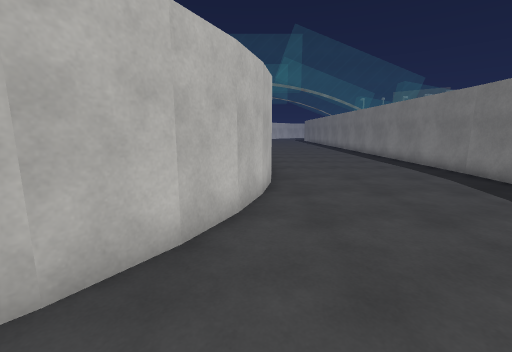
[1] (above)

16 first-person views from a walk through a scene from a Unity 3-D project. The camera is 1.5 m above the floor, tilts 10° down and sees 90° across. The floor is counted in squares, 1 m on a side. Each view is taken from the middle of a square. On the plan, view 1 faces up. The plan holds only what a view shows up to about 13 squares ahead; the rest is blank. The place goes on beyond the plan. Some surface patterns are stand-ins.

[2]
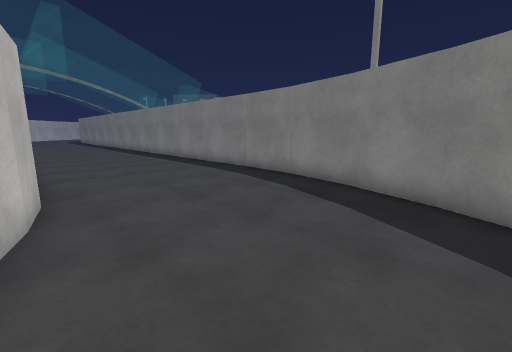

[3]
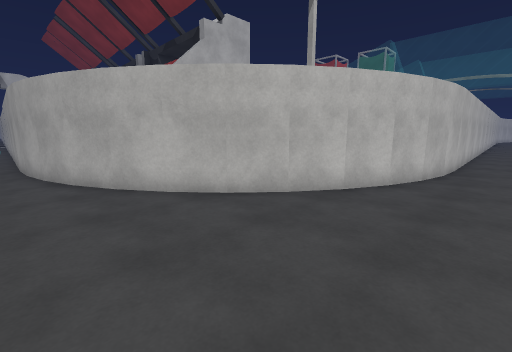

[4]
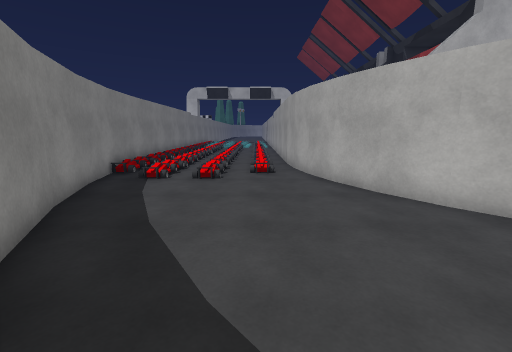

[5]
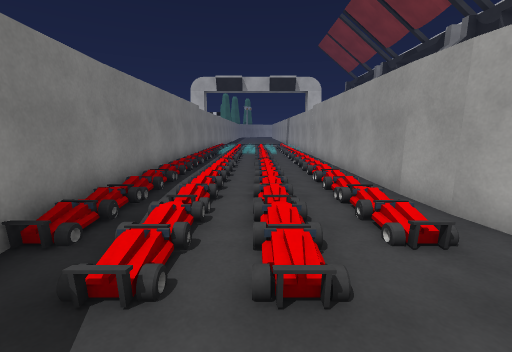

[6]
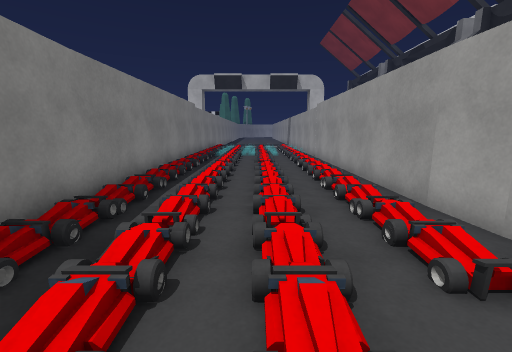

[7]
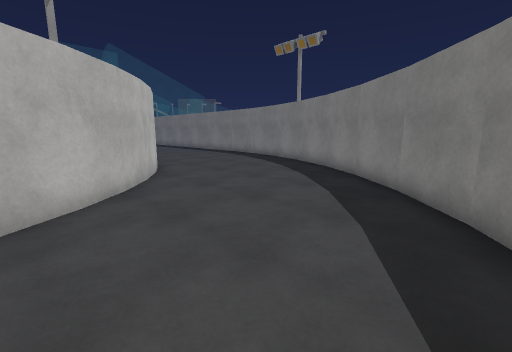

[8]
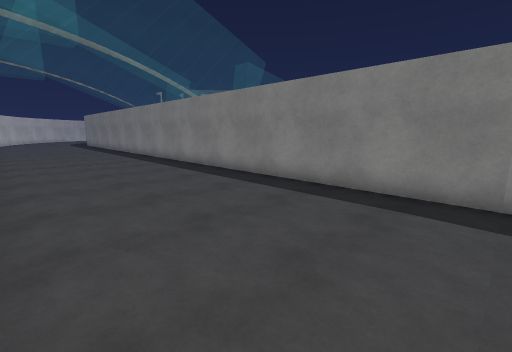

[9]
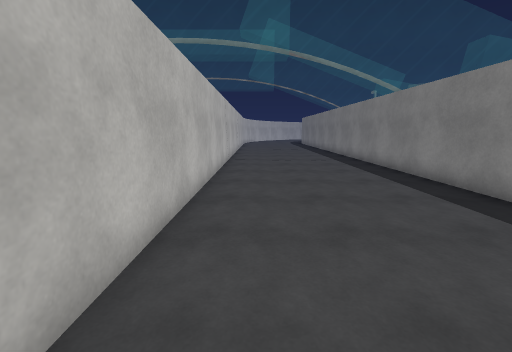

[10]
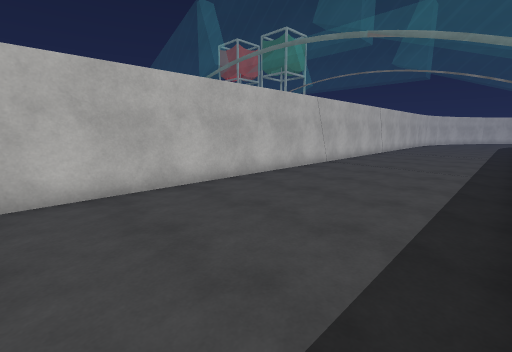

[11]
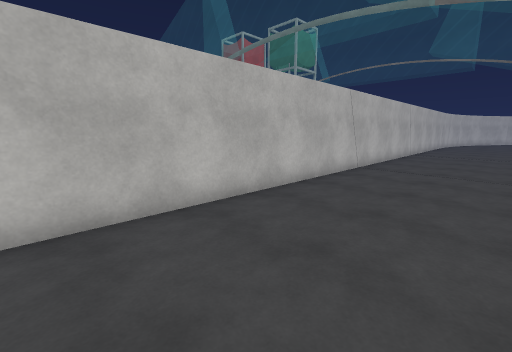

[12]
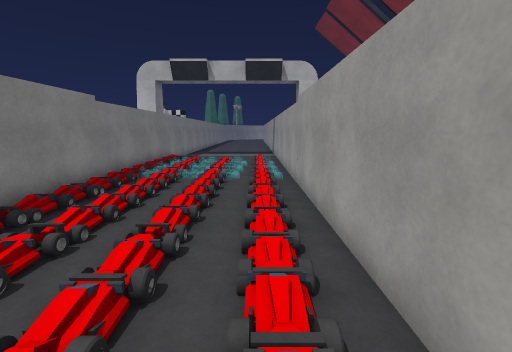

[13]
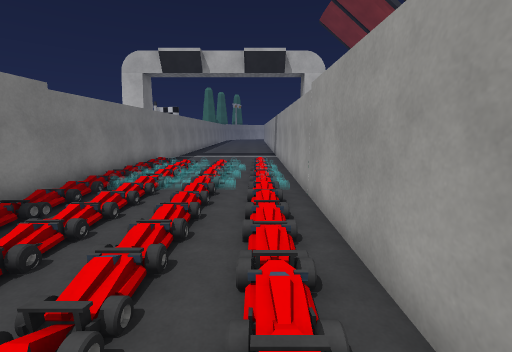

[14]
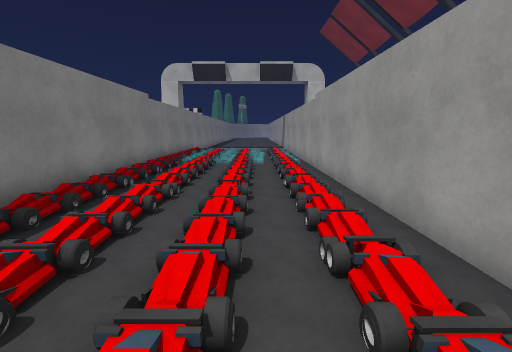

[15]
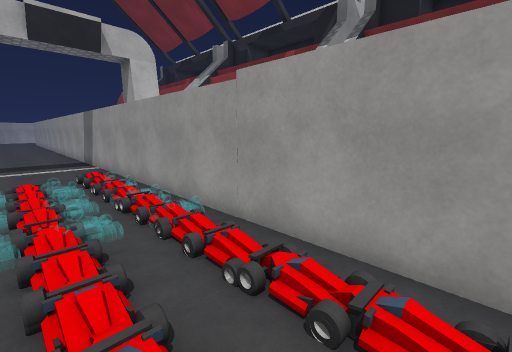

[16]
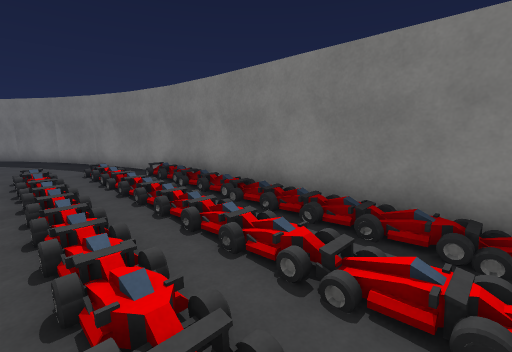

### Floor plan
Key: @ floor where view 1 was taken; # wall or solid block; . main floor; : floor 0.25 m higher than the main floor; / step, stairs or slope; = window, fence, low wall or low ledge; O other object.
Columns run from 24 left of view 1 to 8 right of it. Each row starts with its distance up from view 1.
 25                          .......
 24                          .......
 23                          .......
 22                          .......
 21                          .......
 20                   =======.......=
 19                      = =#.......#
 18                         #.......#
 17                         #.......#
 16                         #.......#
 15                         #.......#
 14                         #.......#
 13                         #.......#
 12                         #.......#
 11                         #.......#
 10                         #.......#
  9                         #.......#
  8                         #.......#
  7                         #......##
  6                         #......#
  5                        ##......#
  4                        #.......#
  3                       ##......##
  2                      ##.......#
  1                     ##........#
  0                    ##...@....##
 -1                  ###.........#
 -2 ##################..........##
 -3 ###........................##
 -4  .:////////////O/.........##
 -5  .////////////////.......##
 -6  .////////.../////......##
 -7  .////////.../////....###
 -8  :///////....././/.####
 -9 ####///#########O###
-10   #######

Positions as (right, up) in squares from view 1, and headings:
1: (0, 0), facing up
2: (0, 1), facing up-right
3: (2, -3), facing up-left
4: (1, -4), facing left
5: (-5, -6), facing left
6: (-6, -6), facing left
7: (-5, -6), facing up-right
8: (1, 9), facing up-right
9: (2, 9), facing up
10: (7, 11), facing up-left
11: (5, 12), facing up-left
12: (-12, -4), facing left
13: (-14, -4), facing left
14: (-10, -5), facing left
15: (-17, -6), facing up-left
16: (-17, -5), facing down-right
